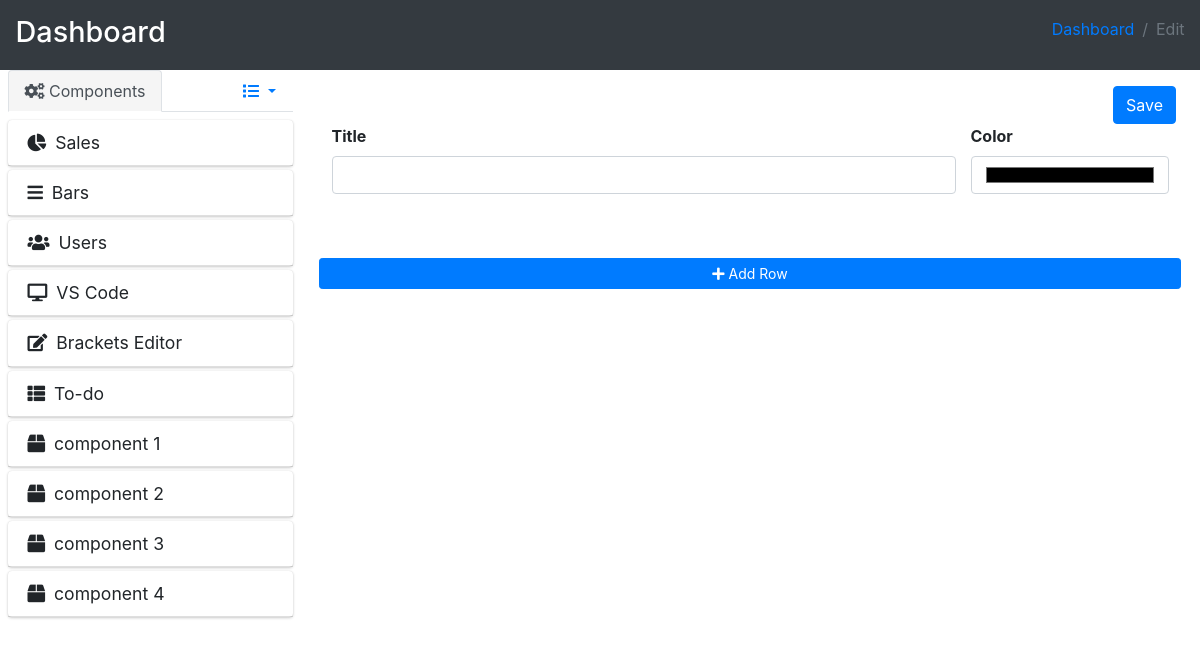
Screenshot of /createDashboard.php with the database file from the repository.
### tables this page shows
CREATE TABLE `components` (
  `id` int(11) NOT NULL,
  `title` varchar(255) NOT NULL,
  `icon` varchar(255) NOT NULL
);

### createDashboard.php (the view, shortened to what this page needs)
<?php
include_once('connection/connect.php');
$query = mysqli_query($conn,"SELECT * FROM components");
?>
<!DOCTYPE html>
<html lang="en">
<head>
  <link rel="stylesheet" href="plugins/fontawesome-free/css/all.min.css">
  <link rel="stylesheet" href="plugins/tempusdominus-bootstrap-4/css/tempusdominus-bootstrap-4.min.css">
  <link rel="stylesheet" href="dist/css/adminlte.min.css">
  <link rel="stylesheet" href="assets/css/custom.css">
  <link rel="stylesheet" href="assets/css/dragdrop.css" >
</head>
<body class="hold-transition sidebar-mini layout-fixed">
  <div class="wrapper">
    <div class="w-100">
      <div class="content-header bg-dark">
        <div class="container-fluid">
          <div class="row mb-2">
            <div class="col-sm-6">
              <h1 class="m-0">Dashboard</h1>
            </div>
            <div class="col-sm-6">
              <ol class="breadcrumb float-sm-right">
                <li class="breadcrumb-item"><a href="edit.php">Dashboard</a></li>
                <li class="breadcrumb-item active">Edit</a></li>
              </ol>
            </div>
          </div>
        </div>
      </div>
      <section class="content">
        <div class="container-fluid">
          <div class="row mt-3">
            <section class="col-lg-3 component-sidebar">
              <nav>
                <div class="nav nav-tabs justify-content-between" id="nav-tab" role="tablist">
                  <a class="nav-link active" id="nav-home-tab" data-toggle="tab" href="#nav-home" role="tab" aria-controls="nav-home" aria-selected="true">
                    <i class="fas fa-cogs"></i> Components
                  </a>
                  <a class="nav-link dropdown-toggle" href="javascript:void(0);" id="dropdownMenuButton" data-toggle="dropdown">
                    <i class="fas fa-list"></i>
                  </a>
                </div>
              </nav>
              <div class="tab-content" id="nav-tabContent">
                <div class="tab-pane fade show active pt-2 connectedSortable" id="nav-home" role="tabpanel" aria-labelledby="nav-home-tab">
                  <?php while ($component = mysqli_fetch_array($query)) : ?>
                    <div class="card mb-1" data-component-id="<?= $component['id'] ?>">
                      <div class="card-header">
                        <h3 class="card-title">
                          <i class="<?= $component['icon'] ?> mr-1"></i>
                          <?= $component['title'] ?>
                        </h3>
                      </div>
                    </div>
                  <?php endwhile; ?>
                </div>
              </div>
            </section>
            <section class="col-lg-9">
              <div class="container px-4 mb-3">
                <div class="row justify-content-end">
                      <button type="button" class="btn btn-primary" onclick="saveDashboard()">Save</button>
                </div>
                <div class="row">
                    <div class="form-group col-md-9">
                      <label>Title</label>
                      <input type="text" class="form-control" id="dashboard-title">
                    </div>
                    <div class="form-group col-md-3">
                      <label>Color</label>
                      <input type="color" class="form-control" id="dashboard-color">
                    </div>
                </div>
              </div>
              <div class="container-fluid d-flex justify-content-center mt-5">
                <button type="button" class="btn btn-primary btn-sm mx-1 btn-block" onclick="addRow()">
                  <i class="fas fa-plus"></i>
                  Add Row
                </button>
              </div>
            </section>
          </div>
        </div>
      </section>
    </div>
  </div>
</body>
</html>

### assets/css/custom.css (style rules this page uses)
.content-header { height: 70px; }
.component-sidebar { height: calc(100vh - 70px); margin-top: -16px; overflow: hidden; overflow-y: scroll; }
.nav-tabs .nav-link.active { background-color: #f5f5f5; }

### assets/css/dragdrop.css (style rules this page uses)
.connectedSortable { min-height:50px; }

### rows the page displays
components: title "Sales"
components: title "Bars"
components: title "Users"
components: title "VS Code"
components: title "Brackets Editor"
components: title "To-do"
components: title "component 1"
components: title "component 2"
components: title "component 3"
components: title "component 4"
